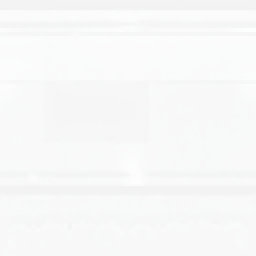
#> input picture Texture Fixes/Self Remade/Finalized/h_bottle_ovl_alp.bmp.png, 128 x 128 px (shown 2 times larger); its folder holds 4 pictures in this run
$ python 'check alpha levels.py'
#> lines starting #> are read from the running program, lines starting #| are printed output that depends on the picture
from pathlib import Path
from PIL import Image
from concurrent.futures import ThreadPoolExecutor, as_completed
import os


MAX_WORKERS = max(1, os.cpu_count() or 2)


def get_alpha_levels(png_path: Path):
    with Image.open(png_path) as im:
#> im is the input picture: PIL image 128x128 RGBA; mean R, G, B, A 128.9, 133.6, 137.5, 13
        rgba = im.convert("RGBA")
        alpha = rgba.getchannel("A")
#> alpha: PIL image 128x128 L; every value is 13
        levels = sorted(set(alpha.getdata()))
#> levels = [13]
    return png_path.name, levels


def main():
    base_dir = Path(__file__).resolve().parent
    png_files = sorted(base_dir.glob("*.png"))

    if not png_files:
        print("No PNG files found.")
        input("\nPress ENTER to exit...")
        return

    print(f"Processing {len(png_files)} PNG(s) with {MAX_WORKERS} worker(s)...\n")

    results = []

    with ThreadPoolExecutor(max_workers=MAX_WORKERS) as executor:
        futures = [executor.submit(get_alpha_levels, png) for png in png_files]
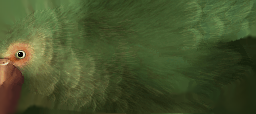
#> input picture Texture Fixes/Self Remade/Finalized/oum_allbody_col00.bmp.png, 256 x 114 px
#> in get_alpha_levels, im is the input picture: PIL image 256x114 RGB; mean R, G, B 70.4, 83.1, 44.2
#> in get_alpha_levels (call 2), `alpha = rgba.getchannel("A")`: alpha: PIL image 256x114 L; every value is 255
#> in get_alpha_levels (call 2), `levels = sorted(set(alpha.getdata()))`: levels = [255]
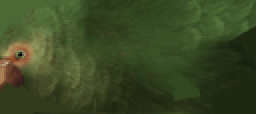
#> input picture Texture Fixes/Self Remade/Finalized/par_def_body.bmp.png, 128 x 57 px (shown 2 times larger)
#> in get_alpha_levels, im is the input picture: PIL image 128x57 RGB; mean R, G, B 58.7, 72.5, 36.2
#> in get_alpha_levels (call 3), `alpha = rgba.getchannel("A")`: alpha: PIL image 128x57 L; every value is 255
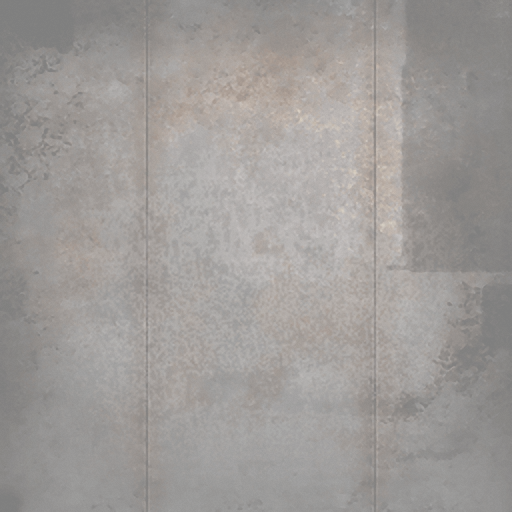
#> input picture Texture Fixes/Self Remade/Finalized/s112a_cell_floor_01_alp_ovl.bmp.png, 512 x 512 px
#> in get_alpha_levels, im is the input picture: PIL image 512x512 RGBA; mean R, G, B, A 59.4, 52, 47, 125.1
#> in get_alpha_levels (call 4), `alpha = rgba.getchannel("A")`:
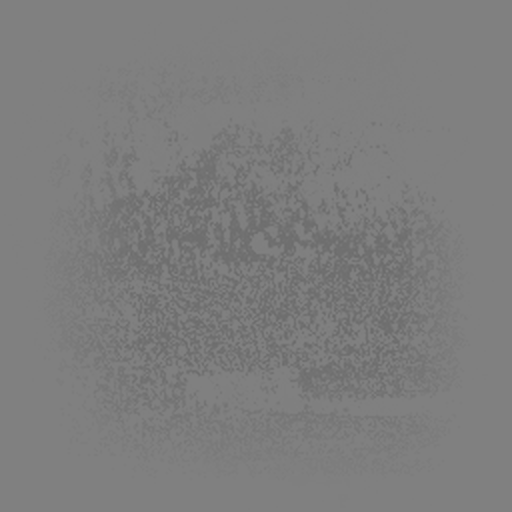
#> alpha: PIL image 512x512 L; min 106, max 128, mean 125.1
#> in get_alpha_levels (call 4), `levels = sorted(set(alpha.getdata()))`: levels = [106, 107, 108, 109, 110, 111, 112, 113, 114, 115, 116, 117, 118, 119, 120, 121, 122, 123, 124, 125, 126, 127, 128]
#> futures = 4 items

        for future in as_completed(futures):
            try:
                results.append(future.result())
            except Exception as e:
                print(f"[ERROR] {e}")
#> this loop made 4 passes
#> after the loop, results = 4 items

    # sort output by filename for consistency
    results.sort(key=lambda x: x[0])

    for name, levels in results:
        print(f"{name}: {levels}")
#> this loop made 4 passes
#> (name, levels) on passes 1 to 3: ('h_bottle_ovl_alp.bmp.png', [13]), ('oum_allbody_col00.bmp.png', [255]), ('par_def_body.bmp.png', [255])
#> name on pass 4: 's112a_cell_floor_01_alp_ovl.bmp.png'
#| h_bottle_ovl_alp.bmp.png: [13]
#| oum_allbody_col00.bmp.png: [255]
#| par_def_body.bmp.png: [255]
#| s112a_cell_floor_01_alp_ovl.bmp.png: [106, 107, 108, 109, 110, 111, 112, 113, 114, 115, 116, 117, 118, 119, 120, 121, 122, 123, 124, 125, 126, 127, 128]

    input("\nPress ENTER to exit...")


if __name__ == "__main__":
    main()
